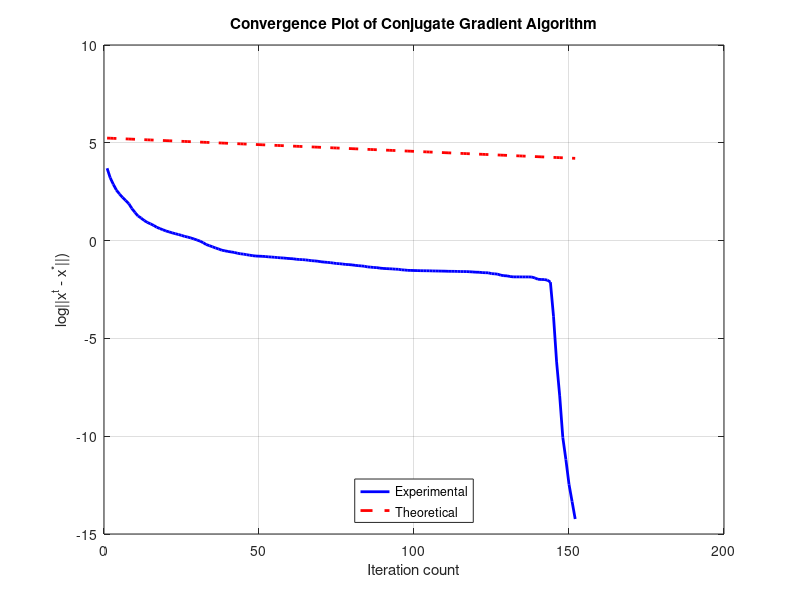

This figure's MATLAB source:
%% Taks 2: Conjugate Gradient Algorithm
n = 100; % matrix dimension
convergence = 1e-5; % convergence
max_iter = 5000; % maximum total number of iterations

A = randn(n, n);
A= A * A';
% Generate vector b in the range of A
b = A * randn(n, 1);

x = zeros(n, 1); % Initialize x
q_0 = 0.5 * x' * A * x - b' * x;
residual0 = A * x - b; % Initial residual
p = -residual0; % Initial search direction
residual_norm =  norm(residual0);

% Compute optimal x using matrix inversion for comparison
x_opt = A \ b;

% Conjugate Gradient Algorithm
iter = 0;
grad_norm = norm(A * x - b);
q_vals = [];
norm_ei_A_vector = [];
while(grad_norm > convergence && iter <= max_iter)
    % step size
    alpha = (residual0' * residual0) / (p' * A * p);
    x = x + alpha * p;
    residual_new = residual0 + alpha * A * p;

    % Compute quadratic function value
    quadratic_val = 1/2 * x' * A * x - b' * x;
    q_vals = [q_vals; quadratic_val];

    beta = (residual_new' * residual_new) / (residual0' * residual0);
    p = -residual_new + beta * p;
    residual0 = residual_new;
    
    grad_norm = norm(A * x - b);
    e = x - x_opt;
    norm_ei_A = sqrt(e' * A * e);
    norm_ei_A_vector = [norm_ei_A_vector;norm_ei_A];
    iter = iter + 1;
end

converge_experimental = log(norm_ei_A_vector);

k = cond(A);
e0 = zeros(n, 1) - x_opt;
norm_e0_A = sqrt(e0' * A * e0);
converge_theoretical = 2 * ((sqrt(k) - 1) / (sqrt(k) + 1)).^(1:iter) * norm_e0_A;

% Plot the experimental convergence rate
iters = 1:iter;
plot(iters, converge_experimental, 'b', 'LineWidth', 2);
hold on;
plot(iters, log(converge_theoretical), 'r--', 'LineWidth', 2);
hold off;
xlabel('Iteration count');
ylabel('log||x^t - x^*||)');
title('Convergence Plot of Conjugate Gradient Algorithm');
legend('Experimental', 'Theoretical','Location','south');
grid on;